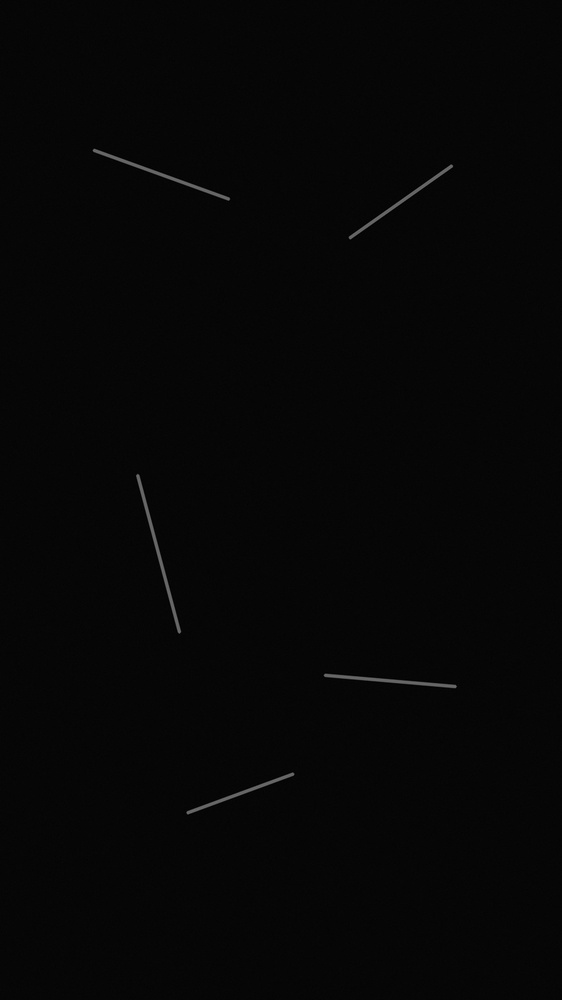
#> input picture docs/examples/black_screen_1.jpg, 562 x 1000 px, shrunk from 900 x 1600 before the run, found by its file name
$ python build_static_page.py
#> lines starting #> are read from the running program, lines starting #| are printed output that depends on the picture; after the words box and inside, x2 and y2 are one past the last pixel; in counts of white or black regions, pixels touching at a corner belong together
### detector/scratch.py
"""
手机屏幕划痕检测算法
==================
划痕 = 屏幕上一道又细又长的线。难点是屏幕有渐变和反光，直接阈值会误判背景。

步骤（讲人话）：
  1. 局部对比度：用形态学估计"局部背景"，像素与背景差异大的地方响应强
     —— 划痕处会突然变暗/变亮，形成细长的强响应带
  2. 阈值二值化 + 小闭运算连接断裂的线段
  3. 连通域分析：对每个候选区域用"旋转矩形"量真实长度和宽度
     —— 旋转矩形不受划痕倾斜角度影响，能准确判断"细长"
  4. 筛选：长度够长、宽度够细、长宽比大的才算划痕，其余是反光/噪点

纯传统视觉算法，无需训练数据。
"""
import cv2
import numpy as np


def detect_scratches(image_bgr, sensitivity=1.0):
    """
    检测划痕。sensitivity 0.5(宽松) ~ 2.0(严格)
    返回 dict(count, scratches[{box,length,width,angle,contrast}], threshold)
    """
    h, w = image_bgr.shape[:2]
    gray = cv2.cvtColor(image_bgr, cv2.COLOR_BGR2GRAY)

    # --- 1. 局部对比度 ---
    small = cv2.getStructuringElement(cv2.MORPH_RECT, (9, 9))
    bg_close = cv2.morphologyEx(gray, cv2.MORPH_CLOSE, small)
    bg_open = cv2.morphologyEx(gray, cv2.MORPH_OPEN, small)
    dark_line = cv2.subtract(bg_close, gray)
    bright_line = cv2.subtract(gray, bg_open)
    response = cv2.max(dark_line, bright_line)

    # 灵敏度 -> 阈值
    thresh = max(10, int(16 / max(0.4, sensitivity)))
    _, binary = cv2.threshold(response, thresh, 255, cv2.THRESH_BINARY)
    acc = cv2.morphologyEx(binary, cv2.MORPH_CLOSE,
                           cv2.getStructuringElement(cv2.MORPH_RECT, (3, 3)))

    # --- 2. 连通域 + 旋转矩形量测 ---
    n, labels, stats, centroids = cv2.connectedComponentsWithStats(acc, 8)
    scratches = []
    min_len = max(20, int(32 / max(0.4, sensitivity)))
    max_width = max(7, int(9 * sensitivity))       # 划痕最大宽度(像素)
    min_ratio = 4.0                                # 长宽比下限

    for i in range(1, n):
        x, y, bw, bh, area = stats[i]
        if max(bw, bh) < min_len:
            continue
        mask = (labels == i).astype(np.uint8) * 255
        pts = cv2.findNonZero(mask)
        if pts is None:
            continue
        rect = cv2.minAreaRect(pts)
        (_, _), (rw, rh), angle = rect
        length, width = max(rw, rh), min(rw, rh)
        if length < min_len or width > max_width:
            continue
        if length / max(0.1, width) < min_ratio:
            continue
        if area < length * 0.8:
            continue
        # 角度归一到 0~180，沿长边方向
        if rw < rh:
            angle += 90
        angle = angle % 180
        contrast = int(response[labels == i].mean())
        scratches.append({
            "box": [int(x), int(y), int(x + bw), int(y + bh)],
            "length": int(round(length)),
            "width": round(width, 1),
            "angle": int(round(angle)),
            "contrast": contrast,
            "cx": round(float(centroids[i][0]), 1),
            "cy": round(float(centroids[i][1]), 1),
        })

    scratches.sort(key=lambda s: -s["length"])
    return {
        "width": w, "height": h, "count": len(scratches),
        "scratches": scratches, "threshold": thresh,
    }


# [6 lines left out: function draw_scratches, not called in this run]

### build_static_page.py
"""
生成 GitHub Pages 静态展示页
=============================
带后端的网页别人从 GitHub 点开打不开（localhost 只在本机有效）。
本脚本把 4 张纯黑屏幕图的检测结果"预先算好"存成 JS 数据，
网页端读取展示 —— 别人点开 GitHub Pages 链接即可看到效果。

静态页是"预计算演示"，不能上传自己的照片实时检测，页面里已明确标注。
运行: python build_static_page.py
"""
import os
import json
import shutil
import time

import cv2

from detector import detect_scratches

ROOT = os.path.dirname(os.path.abspath(__file__))
EXAMPLES = os.path.join(ROOT, "examples_black")
DOCS = os.path.join(ROOT, "docs")
STATIC_EXAMPLES = os.path.join(DOCS, "examples")
SELECTED = ["black_screen_1.jpg", "black_screen_2.jpg", "black_screen_3.jpg", "black_screen_4.jpg"]


def main():
    os.makedirs(STATIC_EXAMPLES, exist_ok=True)

    # 清理旧图
    for old in os.listdir(STATIC_EXAMPLES):
        if old.endswith(".jpg") and old not in SELECTED:
            os.remove(os.path.join(STATIC_EXAMPLES, old))
            print("removed old", old)
#> pass 2 of the loop in main, `for old in os.listdir(STATIC_EXAMPLES):`:

    precomputed = []
    for name in SELECTED:
        img = cv2.imread(os.path.join(EXAMPLES, name))
#> img is the input picture: shape (1000, 562, 3); min 0, max 111, mean 6.4
        if img is None:
            print("skip", name)
            continue
        t0 = time.perf_counter()
        result = detect_scratches(img, sensitivity=1.0)
#> in detect_scratches, `bg_open = cv2.morphologyEx(gray, cv2.MORPH_OPEN, small)`:
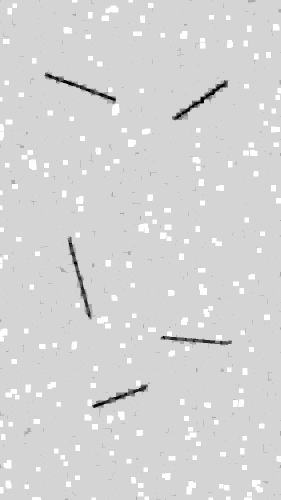
#> bg_open: shape (1000, 562) (shown at 1/2 size); min 0, max 6, mean 5; drawn with min black and max white
#> in detect_scratches, `_, binary = cv2.threshold(response, thresh, 255, cv2.THRESH_BINARY)`:
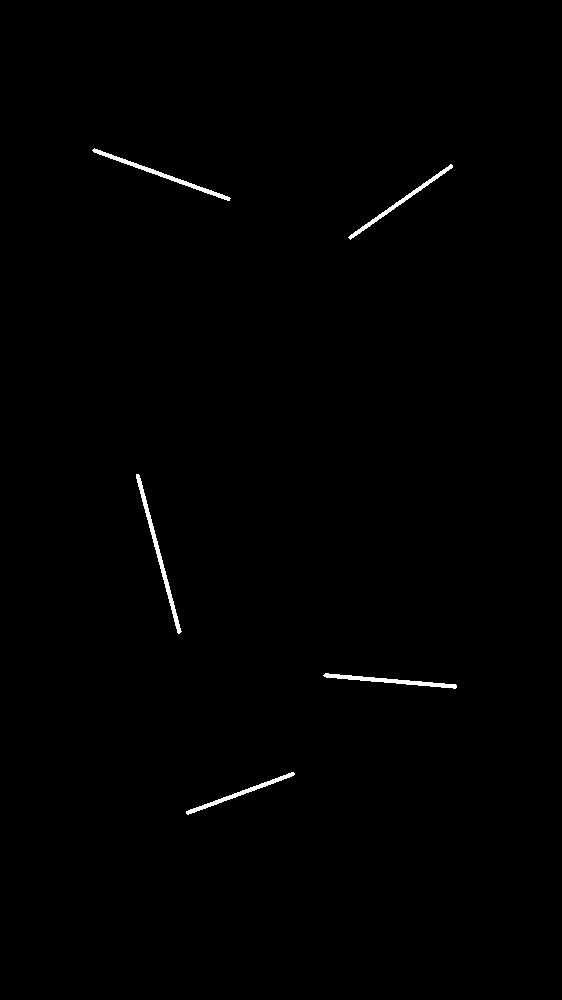
#> binary: shape (1000, 562); 0.51% white; 5 white regions, box (x1, y1, x2, y2) and area: (136, 474, 182, 634) 700, (92, 148, 231, 201) 617, (323, 673, 457, 689) 571, (348, 164, 453, 240) 514, (186, 772, 295, 815) 485
#> in detect_scratches, `n, labels, stats, centroids = cv2.connectedComponentsWithStats(acc, 8)`: n = 6; stats = [[0, 0, 562, 1000, 559113], [92, 148, 139, 53, 617], [348, 164, 105, 76, 514], [136, 474, 46, 160, 700], [323, 673, 134, 16, 571], [186, 772, 109, 43, 485]]; centroids = [[280.6, 499.6], [161.3, 174.3], [400.3, 201.4], [158.1, 553.4], [390, 680.5], [239.9, 792.9]]
#> the loop in detect_scratches, `for i in range(1, n):` made 5 passes
#> (x, y, bw, bh, area, rect, rw, rh) on passes 1 to 5: (92, 148, 139, 53, 617, ((160.9, 174.2), (4.31, 146.1), -70.1), 4.31, 146.1), (348, 164, 105, 76, 514, ((400.3, 201.4), (126.5, 4.04), -35.22), 126.5, 4.04), (136, 474, 46, 160, 700, ((158.1, 553.3), (4.32, 164.7), -14.93), 4.32, 164.7), (323, 673, 134, 16, 571, ((389.5, 680.4), (4.29, 133.5), -85.08), 4.29, 133.5), (186, 772, 109, 43, 485, ((240, 792.9), (115.2, 4.27), -20.17), 115.2, 4.27)
#> pass 1, in detect_scratches, `mask = (labels == i).astype(np.uint8) * 255`:
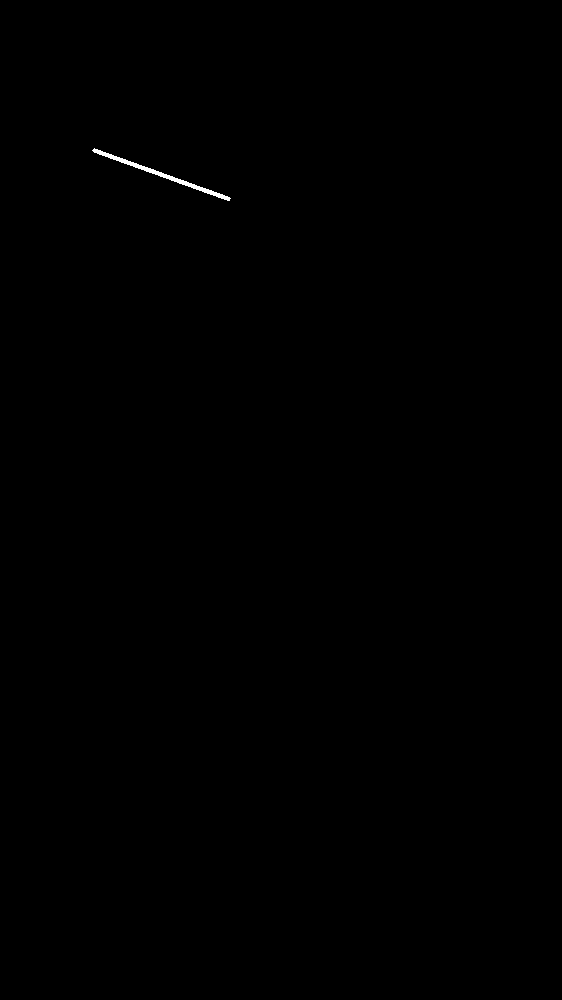
#> mask: shape (1000, 562); 0.11% white; 1 white region, box (x1, y1, x2, y2) and area: (92, 148, 231, 201) 617
#> pass 2, in detect_scratches, `mask = (labels == i).astype(np.uint8) * 255`:
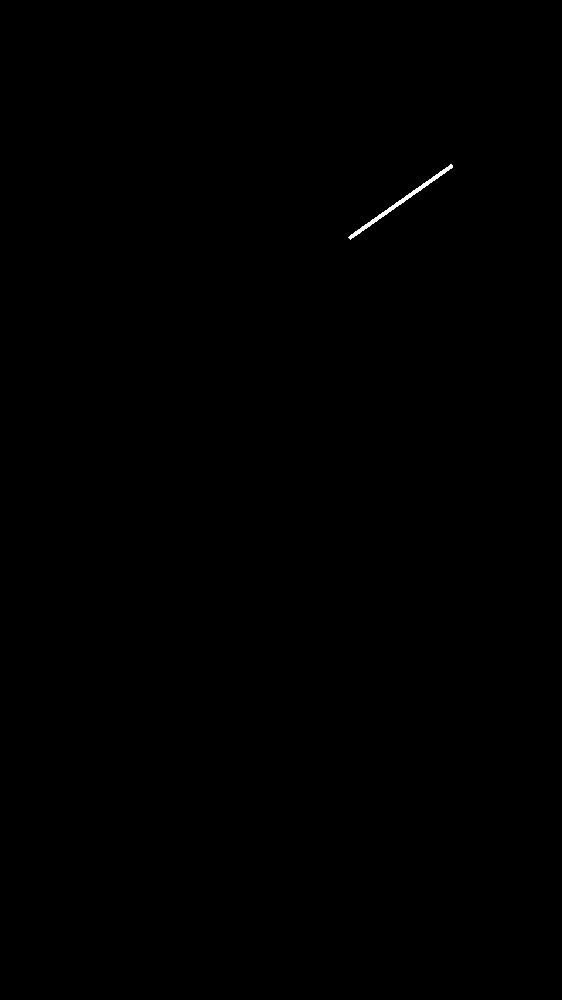
#> mask: shape (1000, 562); 0.09% white; 1 white region, box (x1, y1, x2, y2) and area: (348, 164, 453, 240) 514
#> pass 3, in detect_scratches, `mask = (labels == i).astype(np.uint8) * 255`:
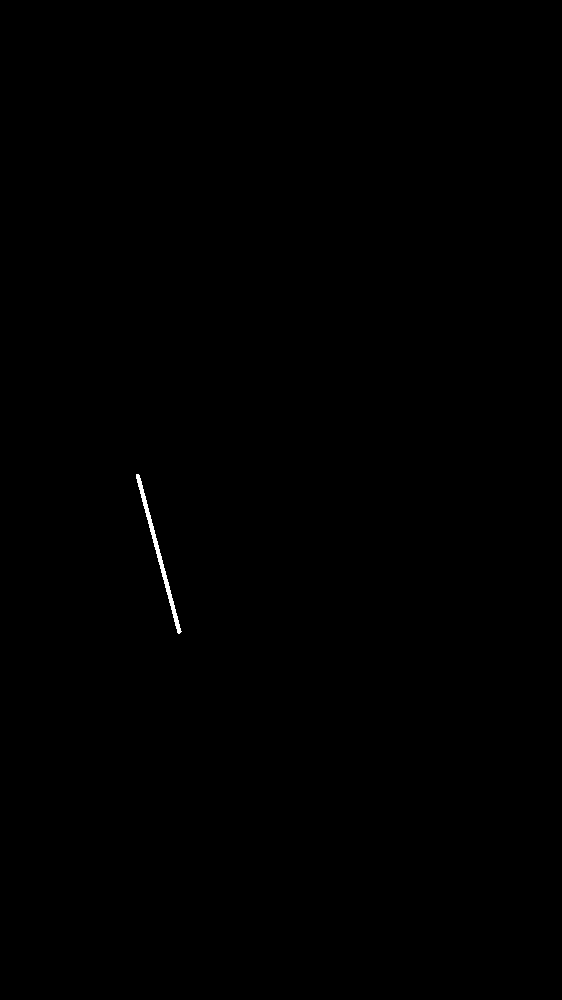
#> mask: shape (1000, 562); 0.12% white; 1 white region, box (x1, y1, x2, y2) and area: (136, 474, 182, 634) 700
#> after the loop in detect_scratches, `for i in range(1, n):`:
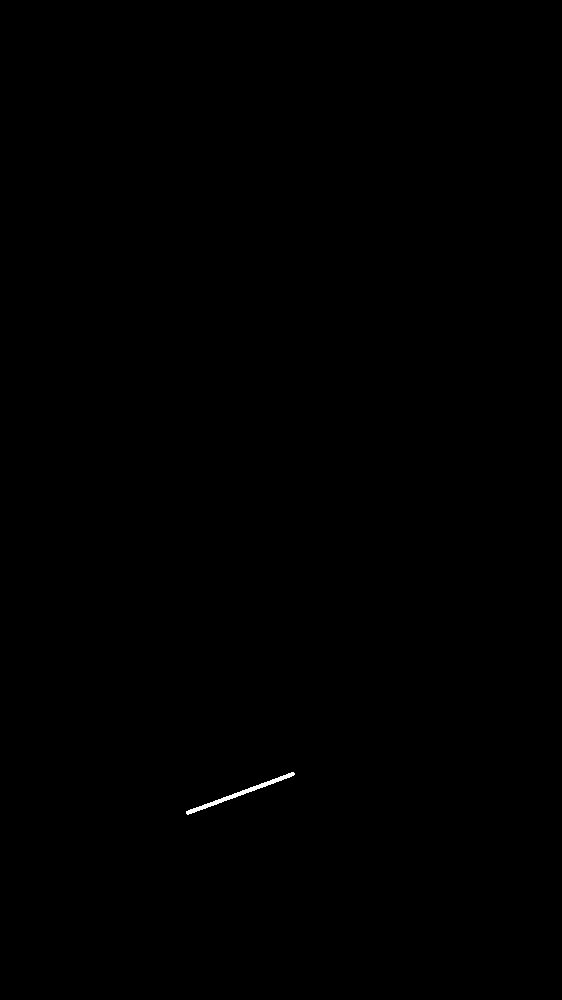
#> mask: shape (1000, 562); 0.09% white; 1 white region, box (x1, y1, x2, y2) and area: (186, 772, 295, 815) 485
#> after the loop in detect_scratches, `for i in range(1, n):`: scratches = 5 items
#> result = 5 items
        took = round((time.perf_counter() - t0) * 1000, 1)
        shutil.copy2(os.path.join(EXAMPLES, name), os.path.join(STATIC_EXAMPLES, name))
        precomputed.append({
            "name": name,
            "src": "examples/" + name,
            "width": result["width"],
            "height": result["height"],
            "count": result["count"],
            "scratches": result["scratches"],
            "tookMs": took,
        })
        print(f"{name}: {result['count']} scratches, {took}ms")
#| black_screen_1.jpg: 5 scratches, 220.6ms
#> pass 2 of the loop in main, `for name in SELECTED:`:
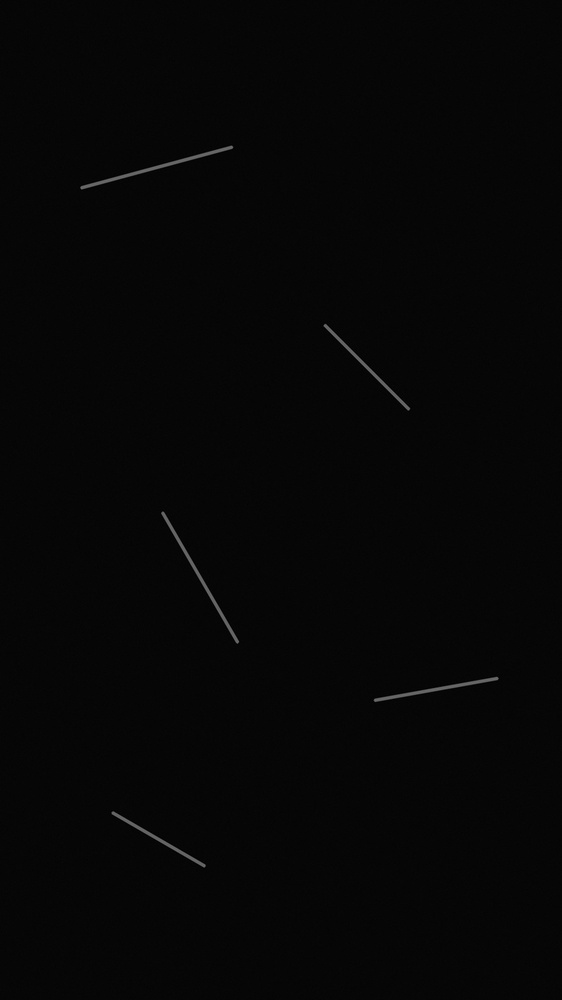
#> input picture docs/examples/black_screen_2.jpg, 562 x 1000 px, shrunk from 900 x 1600 before the run, found by its file name
#> in main, img is the input picture: shape (1000, 562, 3); min 0, max 110, mean 6.4
#> in detect_scratches (call 2), `_, binary = cv2.threshold(response, thresh, 255, cv2.THRESH_BINARY)`:
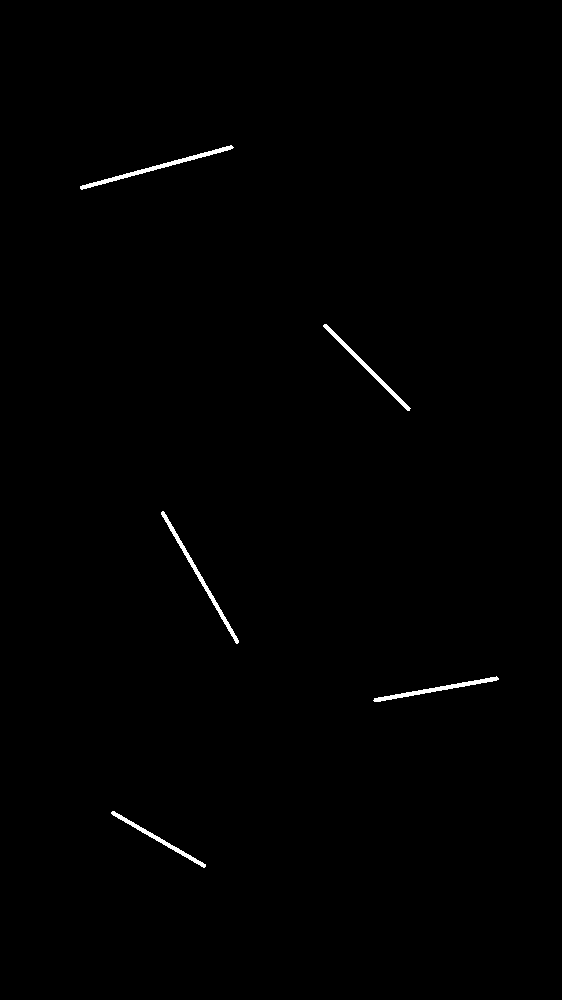
#> binary: shape (1000, 562); 0.5% white; 5 white regions, box (x1, y1, x2, y2) and area: (80, 145, 234, 190) 672, (161, 511, 239, 644) 620, (373, 676, 499, 702) 543, (323, 324, 411, 411) 513, (111, 811, 206, 868) 450
#> stats = [[0, 0, 562, 1000, 559202], [80, 145, 154, 45, 672], [323, 324, 88, 87, 513], [161, 511, 78, 133, 620], [373, 676, 126, 26, 543], [111, 811, 95, 57, 450]]; centroids = [[280.6, 499.5], [156.6, 166.9], [366.4, 366.9], [199.5, 576.7], [435.5, 688.9], [158, 838.8]]
#> the loop in detect_scratches (call 2), `for i in range(1, n):` made 5 passes
#> (x, y, bw, bh, area, rect, rw, rh) on passes 1 to 3: (80, 145, 154, 45, 672, ((156.4, 167), (158.4, 4.33), -15.14), 158.4, 4.33), (323, 324, 88, 87, 513, ((366.5, 367), (3.54, 120.9), -45), 3.54, 120.9), (161, 511, 78, 133, 620, ((199.6, 576.9), (4.13, 151.8), -30.09), 4.13, 151.8)
#> after the loop in detect_scratches (call 2), `for i in range(1, n):`:
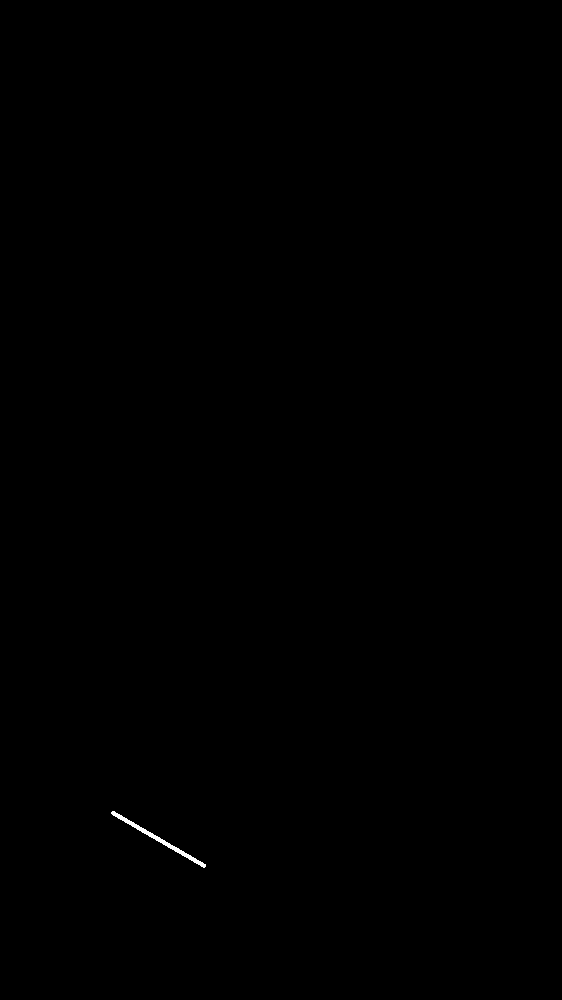
#> mask: shape (1000, 562); 0.08% white; 1 white region, box (x1, y1, x2, y2) and area: (111, 811, 206, 868) 450
#| black_screen_2.jpg: 5 scratches, 201.7ms

    with open(os.path.join(ROOT, "experiments", "results_black.json"), encoding="utf-8") as f:
#> (reads experiments/results_black.json from the repository)
        results = json.load(f)

    data = {
        "examples": precomputed,
        "results": results,
        "note": "检测结果由本项目算法在本地预先计算，静态页仅作展示；实时检测请按 README 在本地运行。",
    }
    out_js = "window.PRECOMPUTED = " + json.dumps(data, ensure_ascii=False) + ";\n"
    with open(os.path.join(DOCS, "data.js"), "w", encoding="utf-8") as f:
        f.write(out_js)

    print(f"\nOK: {len(precomputed)} images -> docs/data.js ({len(out_js)} chars)")


if __name__ == "__main__":
    main()
